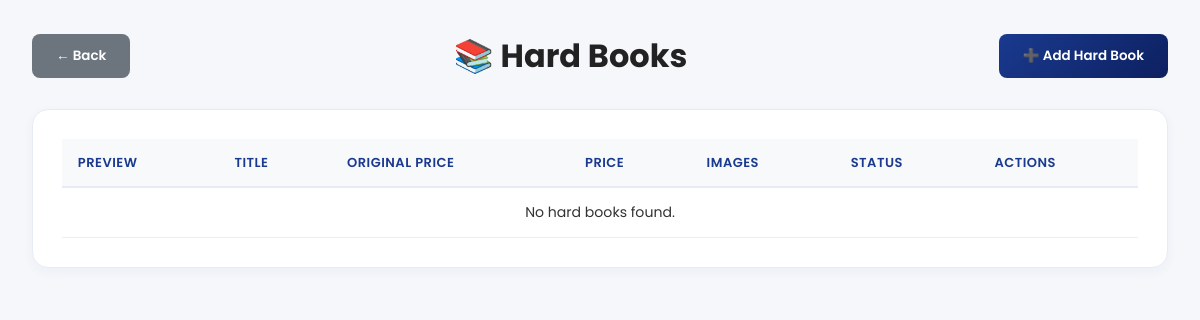
Page /hard-books/ (signed in) on the earlier database version.
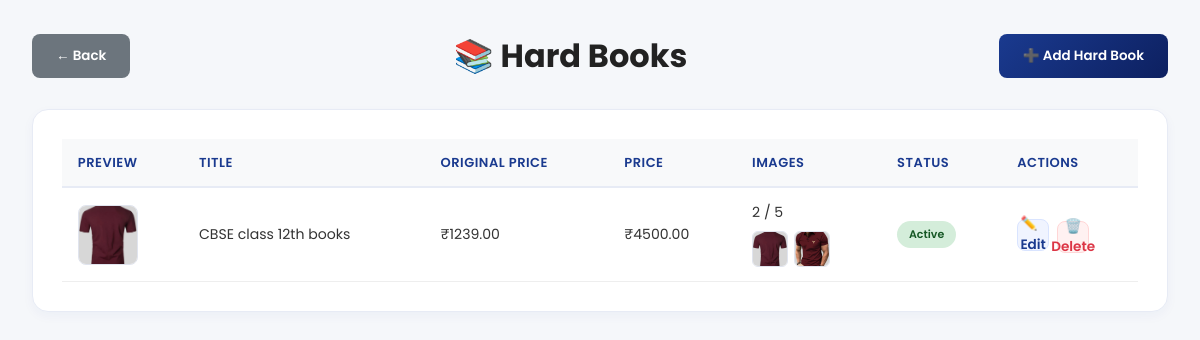
Same page on the later database version.
### myapp/models.py (models this page shows, shortened)
class HardBook(models.Model):
    id = models.UUIDField(primary_key=True, default=uuid.uuid4, editable=False)
    title = models.CharField(max_length=255, verbose_name="Book Title")
    description = models.TextField(verbose_name="Description")
    original_price = models.DecimalField(
        max_digits=10,
        decimal_places=2,
        validators=[MinValueValidator(0)],
        verbose_name="Original Price"
    )
    price = models.DecimalField(
        max_digits=10,
        decimal_places=2,
        validators=[MinValueValidator(0)],
        verbose_name="Sale Price"
    )
    is_active = models.BooleanField(default=True, verbose_name="Is Active")
    created_at = models.DateTimeField(auto_now_add=True)
    updated_at = models.DateTimeField(auto_now=True)
    class Meta:
        ordering = ['-created_at']
        verbose_name = "Hard Book"
        verbose_name_plural = "Hard Books"

class HardBookImage(models.Model):
    id = models.UUIDField(primary_key=True, default=uuid.uuid4, editable=False)
    book = models.ForeignKey(
        HardBook,
        on_delete=models.CASCADE,
        related_name='images',
        verbose_name="Book"
    )
    image = models.ImageField(upload_to='hardbooks/images/', verbose_name="Book Image")
    dropbox_path = models.CharField(max_length=500, blank=True, null=True)
    uploaded_at = models.DateTimeField(auto_now_add=True)
    class Meta:
        ordering = ['uploaded_at']
        verbose_name = "Hard Book Image"
        verbose_name_plural = "Hard Book Images"

### myapp/views.py (the view)
# urls.py: path('hard-books/', views.hard_books_list, name='hard_books_list'),
@login_required
def hard_books_list(request):
    books = HardBook.objects.prefetch_related('images').all()
    return render(request, 'hard_books_list.html', {'books': books})

### myapp/context_processors.py (called while the page is built)
def site_settings(request):
    settings = NavbarSetting.objects.first()
    return {
        'site_settings': settings
    }

### myapp/templates/hard_books_list.html (shortened to what this page needs)
{% extends "admin_dashboard.html" %}
{% block content1 %}
<div class="custom-page">
  <div class="custom-container">
    <div class="custom-header">
      <a href="{% url 'dashboard' %}" class="btn btn-secondary" style="margin-right: 12px;">← Back</a>
      <h1>📚 Hard Books</h1>
      <a href="{% url 'hard_book_add' %}" class="btn btn-primary">➕ Add Hard Book</a>
    </div>
    <div class="custom-card">
      <div style="overflow-x:auto;">
        <table class="data-table">
          <thead>
            <tr>
              <th>Preview</th>
              <th>Title</th>
              <th>Original Price</th>
              <th>Price</th>
              <th>Images</th>
              <th>Status</th>
              <th>Actions</th>
            </tr>
          </thead>
          <tbody>
            {% for book in books %}
            <tr>
              <td>
                {% with first_image=book.images.first %}
                  {% if first_image and first_image.image %}
                    <a href="{{ first_image.image.url }}" target="_blank">
                      <img src="{{ first_image.image.url }}" alt="{{ book.title }}"
                           style="width:60px;height:60px;object-fit:cover;border-radius:8px;border:1px solid #e0e4ee;">
                    </a>
                  {% else %}
                    <div style="width:60px;height:60px;background:#f0f0f0;border-radius:8px;border:1px solid #e0e4ee;display:flex;align-items:center;justify-content:center;color:#999;font-size:12px;">
                      No Image
                    </div>
                  {% endif %}
                {% endwith %}
              </td>
              <td>{{ book.title }}</td>
              <td>₹{{ book.original_price }}</td>
              <td>₹{{ book.price }}</td>
              <td>
                <div style="display:flex; flex-direction:column; gap:8px;">
                  <div>{{ book.images.count }} / 5</div>
                  <div style="display:flex; gap:6px; flex-wrap:wrap;">
                    {% for img in book.images.all %}
                      {% if img.image %}
                        <a href="{{ img.image.url }}" target="_blank">
                          <img src="{{ img.image.url }}" alt="{{ book.title }}"
                               style="width:36px;height:36px;object-fit:cover;border-radius:6px;border:1px solid #e0e4ee;">
                        </a>
                      {% endif %}
                    {% endfor %}
                  </div>
                </div>
              </td>
              <td>
                {% if book.is_active %}
                  <span class="badge badge-success">Active</span>
                {% else %}
                  <span class="badge badge-danger">Inactive</span>
                {% endif %}
              </td>
              <td>
                <div class="action-btns">
                  <a href="{% url 'hard_book_edit' book.id %}" class="action-btn action-edit" title="Edit">✏️ Edit</a>
                  <form method="post" action="{% url 'hard_book_delete' book.id %}" style="display:inline;">
                    <button type="submit" class="action-btn action-delete" title="Delete">🗑️ Delete</button>
                  </form>
                </div>
              </td>
            </tr>
            {% empty %}
            <tr>
              <td colspan="7" style="text-align:center;">No hard books found.</td>
            </tr>
            {% endfor %}
          </tbody>
        </table>
      </div>
    </div>
  </div>
</div>
{% endblock content1 %}

Differences in the rows shown:
added HardBook: images.first.image (picture), title "CBSE class 12th books", original_price "1239.00", price "4500.00", images.count "2", is_active "Active"
added HardBookImage: image (picture)
added HardBookImage: image (picture)
Other differences:
text no longer shown: "No hard books found."
